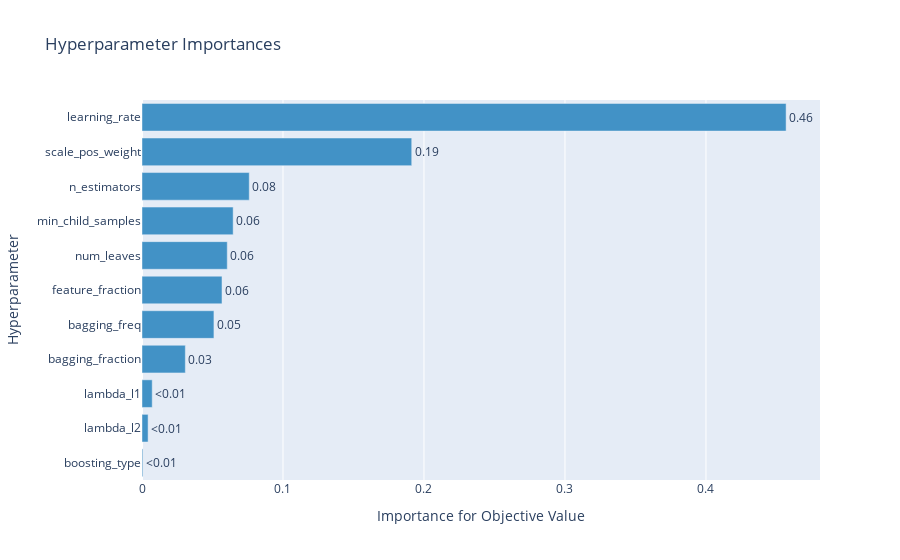

The notebook cell this image was saved under:
### Code cell
# Plot parameter importances
plot_param_importances = vis.plot_param_importances(study)
plot_param_importances.show()

### Figure 1 — Plotly figure (JSON) as saved in the notebook; plotly's stock layout.template omitted (floating-point values rounded to 4 significant figures)
{"data": [{"cliponaxis": false, "hovertemplate": ["boosting_type (CategoricalDistribution): 0.0005963975953490718<extra></extra>", "lambda_l2 (FloatDistribution): 0.0043215920700306375<extra></extra>", "lambda_l1 (FloatDistribution): 0.007239347669128676<extra></extra>", "bagging_fraction (FloatDistribution): 0.030741023278275097<extra></extra>", "bagging_freq (IntDistribution): 0.0510208665688817<extra></extra>", "feature_fraction (FloatDistribution): 0.05673649885128937<extra></extra>", "num_leaves (IntDistribution): 0.06047286896272979<extra></extra>", "min_child_samples (IntDistribution): 0.06465474945499809<extra></extra>", "n_estimators (IntDistribution): 0.07606583009783366<extra></extra>", "scale_pos_weight (FloatDistribution): 0.19130993494012957<extra></extra>", "learning_rate (FloatDistribution): 0.4568408905113542<extra></extra>"], "marker": {"color": "rgb(66,146,198)"}, "orientation": "h", "text": ["<0.01", "<0.01", "<0.01", "0.03", "0.05", "0.06", "0.06", "0.06", "0.08", "0.19", "0.46"], "textposition": "outside", "type": "bar", "x": [0.0005964, 0.004322, 0.007239, 0.03074, 0.05102, 0.05674, 0.06047, 0.06465, 0.07607, 0.1913, 0.4568], "y": ["boosting_type", "lambda_l2", "lambda_l1", "bagging_fraction", "bagging_freq", "feature_fraction", "num_leaves", "min_child_samples", "n_estimators", "scale_pos_weight", "learning_rate"]}], "layout": {"showlegend": false, "title": {"text": "Hyperparameter Importances"}, "xaxis": {"title": {"text": "Importance for Objective Value"}}, "yaxis": {"title": {"text": "Hyperparameter"}}}}
